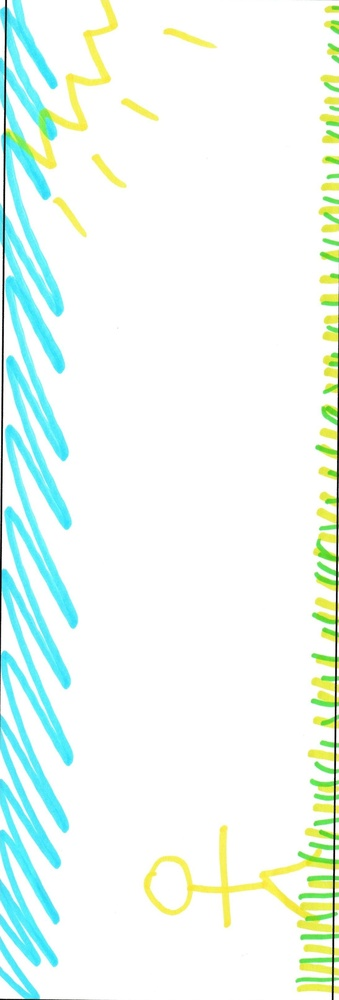
#> input picture prerp_for_print/j.jpg, 339 x 1000 px, shrunk from 1095 x 3231 before the run
$ python rotate.py
#> lines starting #> are read from the running program, lines starting #| are printed output that depends on the picture; after the words box and inside, x2 and y2 are one past the last pixel; in counts of white or black regions, pixels touching at a corner belong together
import cv2
import numpy as np
import math

# unrotation to portrait mode

# read input
img = cv2.imread('j.jpg')
#> img is the input picture: shape (1000, 339, 3); mean B, G, R 243.1, 250.2, 236.5
hh, ww = img.shape[:2]

# compute center
cx = ww // 2
cy = hh // 2

# rotated input in range -90 to 90 inclusive
# assume scanned so always in that range
# do unrotation by using the longest edge of rectangle to find the direction
# and unrotate so that it aligns with the vertical (Y) axis upwards
for rotation in range(-90,100,10):

    # rotate image
    matrix = cv2.getRotationMatrix2D((cx,cy), rotation, 1.0)
    img_rotated = cv2.warpAffine(img, matrix, (ww, hh), flags=cv2.INTER_CUBIC, borderMode=cv2.BORDER_REPLICATE)

    # convert to gray
    gray = cv2.cvtColor(img_rotated, cv2.COLOR_BGR2GRAY)

    # threshold (must be convex, so use morphology to close up if needed)
    thresh = cv2.threshold(gray, 0, 255, cv2.THRESH_BINARY)[1]

    # find all non-zero pixel coordinates
    # swap x and y for conversion from numpy y,x to opencv x,y ordering via transpose
    coords = np.column_stack(np.where(thresh.transpose() > 0))

    # get minAreaRect and its vertices
    rotrect = cv2.minAreaRect(coords)
    pts = cv2.boxPoints(rotrect)
    #print(pts)

    list = []
    # compute edge lengths and directions (in range -90 to 90) and put into list
    polygon = img_rotated.copy()
    for i in range(0,4):
        i1 = i
        i2 = i+1 if i!=3 else 0
        pt1 = pts[i1]
        pt2 = pts[i2]
        pt1x = pt1[0]
        pt2x = pt2[0]
        pt1y = pt1[1]
        pt2y = pt2[1]
        length = math.sqrt( (pt2x-pt1x)*(pt2x-pt1x) + (pt2y-pt1y)*(pt2y-pt1y) )
        direction = (180/math.pi)*math.atan2( (pt2y-pt1y), (pt2x-pt1x) )
        list.append([length, direction, pt1])

        # optional: draw lines around box points on input (rotated)
        # points start at left most point (and top most to break ties)
        # and go clockwise around rectangle
        # first point is blue and second point is green to show direction
        x1 = int(pt1x)
        y1 = int(pt1y)
        x2 = int(pt2x)
        y2 = int(pt2y)
        if i == 0:
            cv2.circle(polygon,(x1,y1),7,(255,0,0),-1)
            cv2.circle(polygon,(x2,y2),5,(0,255,0),-1)
            cv2.line(polygon, (x1,y1), (x2,y2), (0,0,255), 2)
        else:
            cv2.line(polygon, (x1,y1), (x2,y2), (0,0,255), 2)

    # sort list on length with largest first
    def takeFirst(elem):
        return elem[0]
    list.sort(key=takeFirst, reverse=True)

    # get direction of largest length and correct to -90 to 90 range
    item = list[0]
    dir = item[1]
    if dir < -90:
        dir = dir + 180
    if dir > 90:
        dir = dir - 180

    # correct to portrait mode
    # if dir is negative or zero, then add 90; otherwise subtract 90
    # dir = 0 occurs for both 0 and 90, so both cannot be determined -- pick one
    if dir <= 0:
        unrotate = dir + 90
    else:
        unrotate = dir - 90

    print("initial rotation=", rotation, "edge direction=", dir, "unrotation angle=", unrotate)

    # unrotate image
    M = cv2.getRotationMatrix2D((cx, cy), unrotate, 1.0)
    img_unrotated = cv2.warpAffine(img_rotated, M, (ww, hh), flags=cv2.INTER_CUBIC, borderMode=cv2.BORDER_REPLICATE)

    #cv2.imshow('img_rotated', img_rotated)
    cv2.imshow('polygon', polygon)
    cv2.imshow('img_unrotated', img_unrotated)
    cv2.waitKey()
#> this loop made 19 passes
#> pass 1, `img_rotated = cv2.warpAffine(img, matrix, (ww, hh), flags=cv2.INTER_CU..`:
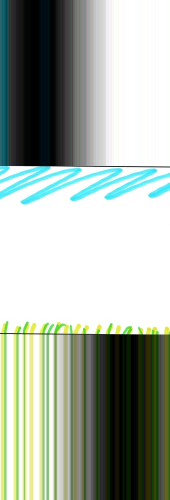
#> img_rotated: shape (1000, 339, 3) (shown at 1/2 size); mean B, G, R 162.1, 173.2, 163.7
#> pass 1, `gray = cv2.cvtColor(img_rotated, cv2.COLOR_BGR2GRAY)`:
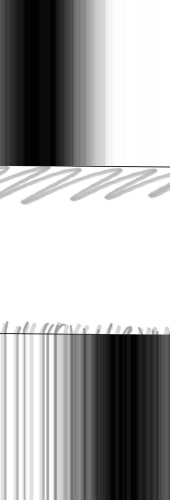
#> gray: shape (1000, 339) (shown at 1/2 size); min 0, max 255, mean 169.1
#> pass 1, `thresh = cv2.threshold(gray, 0, 255, cv2.THRESH_BINARY)[1]`:
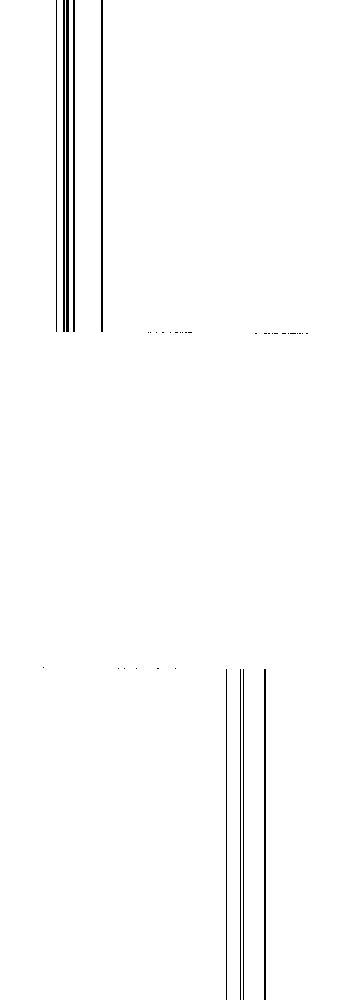
#> thresh: shape (1000, 339); 98.5% white; black in thin lines or dots, all inside (x1, y1, x2, y2) = (43, 0, 308, 1000)
#> pass 1, `cv2.imshow('polygon', polygon)`:
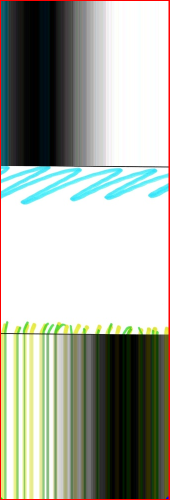
#> window 'polygon': shape (1000, 339, 3) (shown at 1/2 size); mean B, G, R 159.5, 170.3, 165.1
#> after the loop:
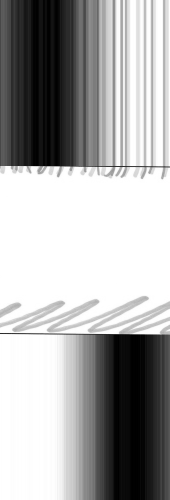
#> gray: shape (1000, 339) (shown at 1/2 size); min 0, max 255, mean 169.1
#> after the loop:
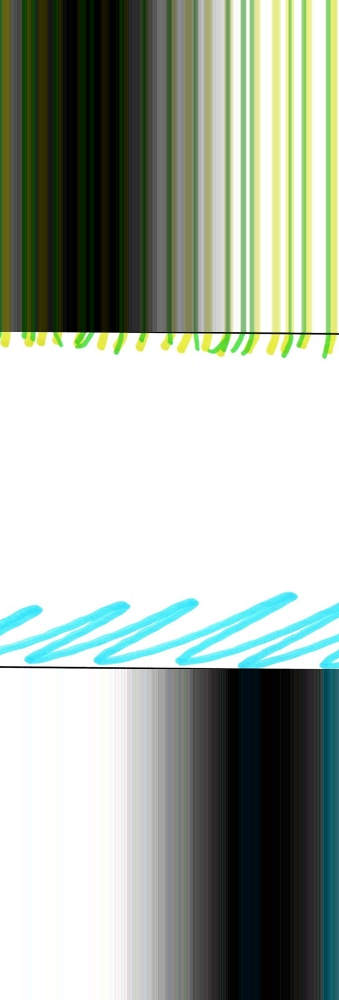
#> img_rotated: shape (1000, 339, 3); mean B, G, R 162.1, 173.2, 163.7

    # [24 lines of commented-out code are left out]

$ run again, with prerp_for_print/1.jpeg copied over prerp_for_print/j.jpg
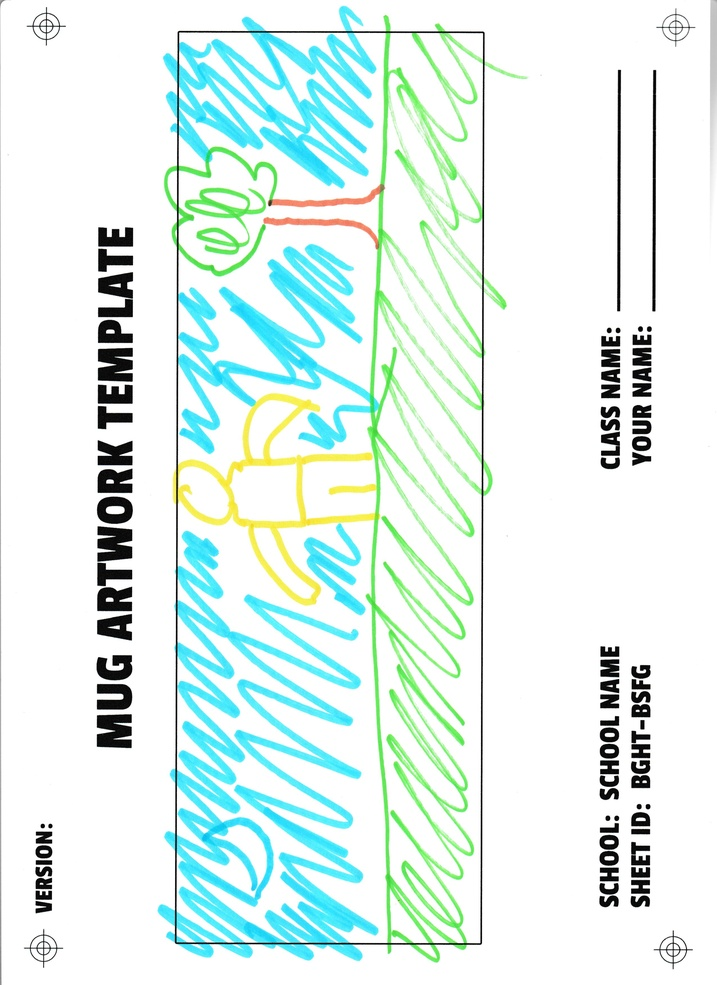
#> input picture prerp_for_print/1.jpeg, 717 x 985 px, shrunk from 2550 x 3504 before the run
#> img is the input picture: shape (985, 717, 3); mean B, G, R 237.1, 241.7, 225
#> the loop `for rotation in range(-90,100,10):` made 19 passes
#> pass 1, `thresh = cv2.threshold(gray, 0, 255, cv2.THRESH_BINARY)[1]`:
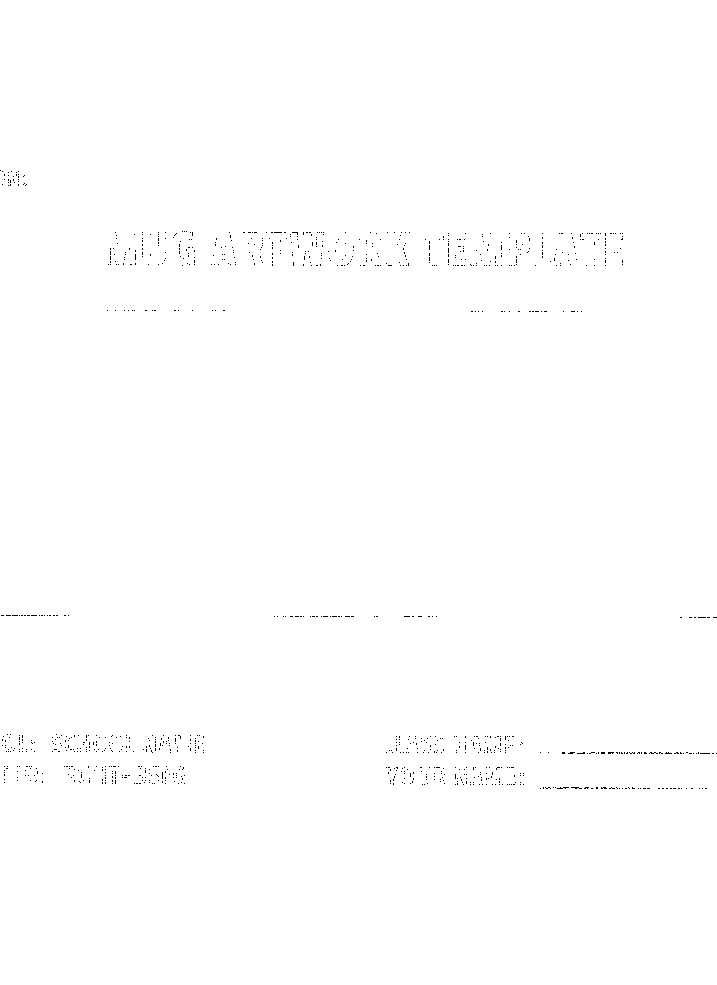
#> thresh: shape (985, 717); 99.8% white; black in thin lines or dots, all inside (x1, y1, x2, y2) = (0, 170, 717, 789)
#> after the loop `for rotation in range(-90,100,10):`:
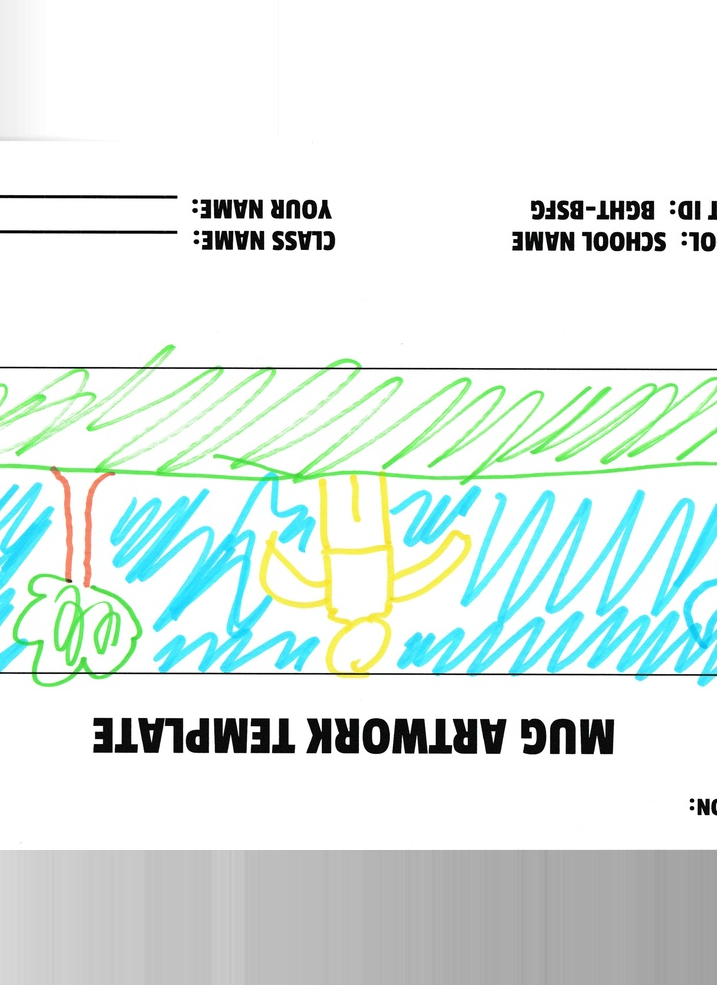
#> img_rotated: shape (985, 717, 3); mean B, G, R 230.5, 234.7, 223.5
